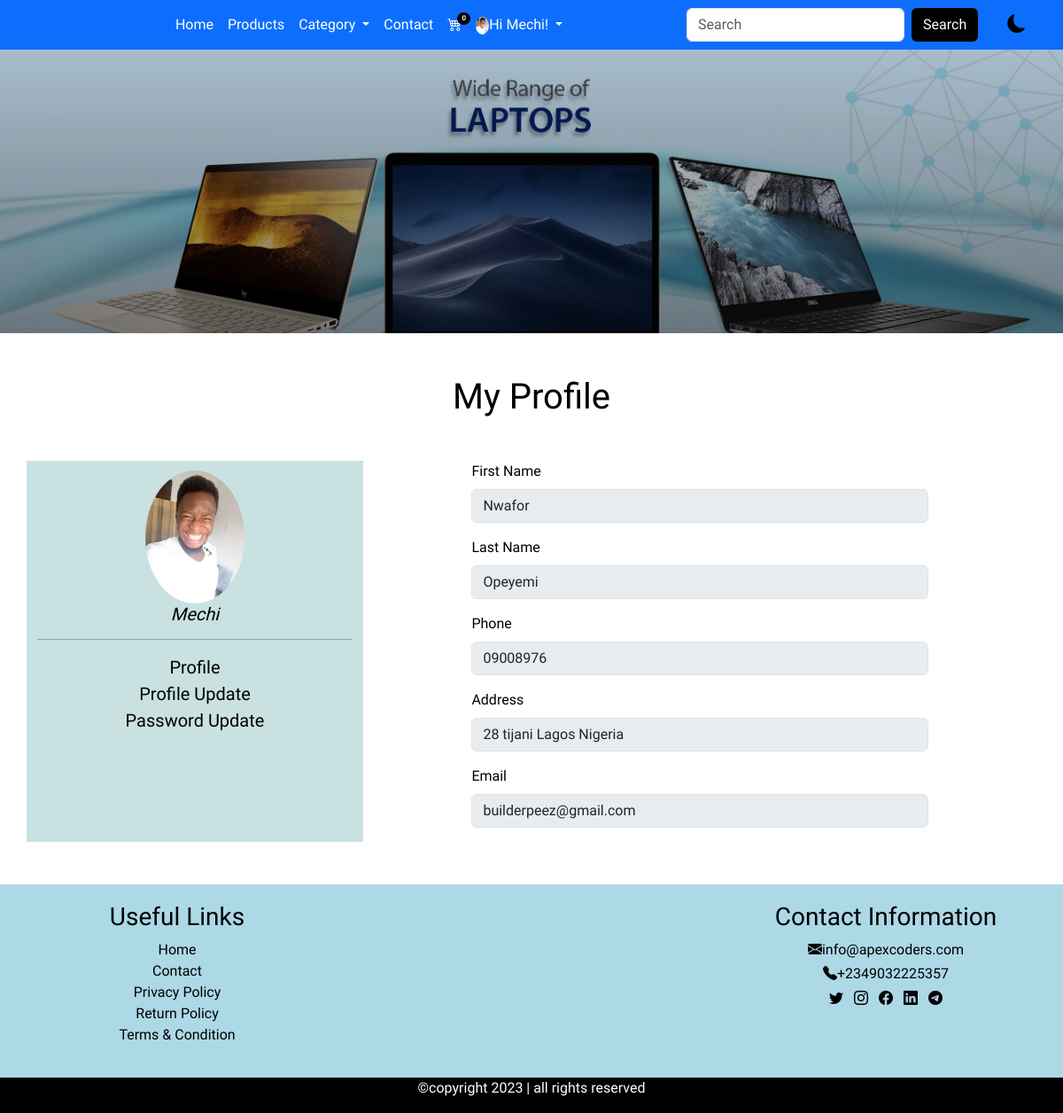
Screenshot of /profile (signed in) with the database file from the repository.
### userprofile/models.py (models this page shows, shortened)
class Customer(models.Model):
    user = models.OneToOneField(User, on_delete=models.CASCADE)
    first_name = models.CharField(max_length=100)
    last_name = models.CharField(max_length=100)
    email = models.EmailField(max_length=150)
    phone = models.CharField(max_length=12)
    address = models.CharField(max_length=200)
    pix = models.ImageField(upload_to='profilepix')
    joined = models.DateTimeField(auto_now_add=True)

### main/views.py (the view)
# urls.py: path('profile', views.profile, name='profile'),
@login_required(login_url='signin')
def profile(request):
    userprof = Customer.objects.get(user__username=request.user.username)
    context = {
        'userprof': userprof
    }
    return render(request, 'profile.html', context)

### main/context_processor.py (called while the page is built)
def apex(request):
     info = AppInfo.objects.get(pk=1)
     category = Category.objects.all()
     context = {
          'info': info,
          'category': category
     }
     return context

def cartcount(request):
     cart = Cart.objects.filter(user__username = request.user.username, paid=False)
     itemcount = 0
     for item in cart:
          itemcount += item.quantity
     context = {
          'cart': cart,
          'itemcount': itemcount
     }
     return context

### main/templates/profile.html
{% extends 'base.html' %}
{% block header %} {% include 'header.html' %} {% endblock header %}
{% block banner %} {% include 'banner.html' %} {% endblock banner %}
{% block content %}
<div class="container mt-5 mb-5">
  <h1 class="text-center text-capitalize mt-5 mb-5">my profile</h1>
  <div class="row">
    <div class="col-md-4 pavat">
      <img src="{{userprof.pix.url}}" alt="">
      <h5>{{userprof.user}}</h5>
      <hr>
      <ul class="list-unstyled">
        <li><a href="{% url 'profile' %}">profile</a></li>
        <li><a href="{% url 'profile_update' %}">profile update</a></li>
        <li><a href="{% url 'password_update' %}">password update</a></li>
      </ul>
    </div>
    <div class="col-md-8 pform">
      <form action="">
        <div class="mb-3">
          <label for="exampleFormControlInput1" class="form-label">first name</label>
          <input type="text" value="{{userprof.first_name}}" class="form-control" id="exampleFormControlInput1" disabled>
        </div>
        <div class="mb-3">
          <label for="exampleFormControlInput1" class="form-label">last name</label>
          <input type="text" value="{{userprof.last_name}}" class="form-control" id="exampleFormControlInput1" disabled>
        </div>
        <div class="mb-3">
          <label for="exampleFormControlInput1" class="form-label">phone</label>
          <input type="number" value="{{userprof.phone}}" class="form-control" id="exampleFormControlInput1" placeholder="+234" disabled>
        </div>
        <div class="mb-3">
          <label for="exampleFormControlInput1" class="form-label">address</label>
          <input type="text" value="{{userprof.address}}" class="form-control" id="exampleFormControlInput1" disabled>
        </div>
        <div class="mb-3">
          <label for="exampleFormControlInput1" class="form-label">email</label>
          <input type="email" value="{{userprof.email}}" class="form-control" id="exampleFormControlInput1" disabled>
        </div>
      </form>
    </div>
  </div>
 </div>
{% endblock content %}
{% block footer %} {% include 'footer.html' %} {% endblock footer %}

### main/templates/base.html (shortened to what this page needs)
<!doctype html>
{% load static %}
<html lang="en">
  <head>
    <link rel="stylesheet" href="https://cdn.jsdelivr.net/npm/bootstrap-icons@1.10.5/font/bootstrap-icons.css">
    <link rel="stylesheet" href="{% static '' %}css/style.css">
    <link href="https://cdn.jsdelivr.net/npm/bootstrap@5.3.0/dist/css/bootstrap.min.css" rel="stylesheet">
  </head>
  <body>
    {% block header %}{% endblock header %}
    {% block banner %}{% endblock banner %}
     {% block content %}{% endblock content %}
      {% block footer %}{% endblock footer %}
  </body>
</html>

### main/templates/header.html (shortened to what this page needs)
<nav class="navbar navbar-expand-lg bg-primary">
    <div class="container">
      <div class="collapse navbar-collapse" id="navbarSupportedContent">
        <ul class="navbar-nav mx-auto mb-2 mb-lg-0">
          {% if user.is_authenticated %}
          <li class="nav-item">
            <a class="nav-link" aria-current="page" href="{% url 'home' %}">home</a>
          </li>
          <li class="nav-item">
            <a class="nav-link" href="{% url 'products' %}">products</a>
          </li>
          <li class="nav-item dropdown">
            <a class="nav-link dropdown-toggle" href="#" role="button" data-bs-toggle="dropdown" aria-expanded="false">
              category
            </a>
          </li>
          <li class="nav-item">
            <a class="nav-link" href="{% url 'contact' %}">contact</a>
            <li class="nav-item">
              <a class="nav-link" href="{% url 'cart' %}">
                  <div class="wrapper">
                      <i class="bi bi-cart4"></i>
                      <span class="badge">{{itemcount}}</span>
                  </div>
              </a>
            </li>
            <li class="nav-item dropdown">
              <a class="nav-link dropdown-toggle" href="" role="button" data-bs-toggle="dropdown" aria-expanded="false">
               {% if user.customer %}
               <img src="{{user.customer.pix.url}}" alt="" height="20px"><span>Hi {{user.username}}!</span>
               {% endif %}
              </a>
          {% endif %}
          </li>
        </ul>
        <form action="{% url 'search' %}" method="POST" class="d-flex" role="search">
          <input class="form-control me-2" name="item" type="search" placeholder="Search" aria-label="Search">
          <button class="btn bg-black text-white" type="submit">Search</button>
        </form>
        <div class="rash">
          <i class="bi bi-moon-fill"></i>
        </div>
      </div>
    </div>
  </nav>

### main/templates/banner.html
<div class="banner">
</div>

### main/templates/footer.html (shortened to what this page needs)
<div class="container-fluid">
    <div class="row fbag">
        <div class="col-12 col-md-4">
            <h3>useful links</h3>
            <ul class="list-unstyled">
                <li><a href="">home</a></li>
                <li><a href="">contact</a></li>
                <li><a href="">privacy policy</a></li>
                <li><a href="">return policy</a></li>
                <li><a href="">terms & condition</a></li>
            </ul>
        </div>
        <div class="col-12 col-md-4">
        </div>
        <div class="col-12 col-md-4">
            <h3>contact information</h3>
            <ul class="list-unstyled fcont">
                <li><i class="bi bi-envelope-fill"></i>info@apexcoders.com</li>
                <li><i class="bi bi-telephone-fill"></i>+2349032225357</li>
                <li class="list-inline-item"><i class="bi bi-twitter"></i></li>
                <li class="list-inline-item"><i class="bi bi-instagram"></i></li>
                <li class="list-inline-item"><i class="bi bi-facebook"></i></li>
                <li class="list-inline-item"><i class="bi bi-linkedin"></i></li>
                <li class="list-inline-item"><i class="bi bi-telegram"></i></i></li>
            </ul>
        </div>
    </div>
    <div class="row bg-black">
        <div class="col-12">
            <p class="text-white text-center">&copy;copyright 2023 | all rights reserved</p>
        </div>
    </div>
  </div>

### main/static/css/style.css (style rules this page uses)
* { padding: 0%; margin: 0%; box-sizing: border-box; }
.nav-item a { text-transform: capitalize; font-weight: 500; color: white; }
.nav-link img { border-radius: 100%; }
.wrapper { position: relative; }
.wrapper span { position: absolute; top: -2px; right: -10px; background-color: black; font-size: 8px; border-radius: 50%; }
.rash { margin-left: 3%; cursor: pointer; font-size: 130%; }
:root { --bg: white; --icon: black; --text: black; --foot: black; --cat: white; }
body { background: var(--bg) !important; color: var(--text) !important; overflow-y: hidden; font-family: 'Belanosima', sans-serif !important; }
.fbag { background-color: lightblue; text-align: center; padding: 20px 0; }
.fbag h3 { text-transform: capitalize; color: var(--foot) !important; }
.fbag a { text-decoration: none; color: black; text-transform: capitalize; font-weight: 500; }
.fcont i { color: black; }
.fcont li { margin-bottom: 1%; color: var(--foot) !important; }
.banner { background-image: linear-gradient(rgba(0,0,0,0.2), rgba(0,0,0,0.5)), url(../img/banner.jpg); background-repeat: no-repeat; background-size: cover; height: 40vh; }
.pavat { text-align: center; background-color: rgb(201, 225, 225); }
.pavat img { border-radius: 100%; margin-top: 3%; height: 150px; }
.pavat h5 { font-style: italic; }
.pavat a { text-decoration: none; color: black; text-transform: capitalize; font-size: 20px; }
.pform form { width: 70%; margin-left: 15%; margin-right: 15%; }
.pform label { text-transform: capitalize; font-weight: 500; }

### rows the page displays
Customer: pix (picture), user "Mechi", first_name "Nwafor", last_name "Opeyemi", phone "09008976", address "28 tijani Lagos Nigeria", email "builderpeez@gmail.com"

### other values shown
{{ itemcount }} "0"
{{ user.username }} "Mechi"
